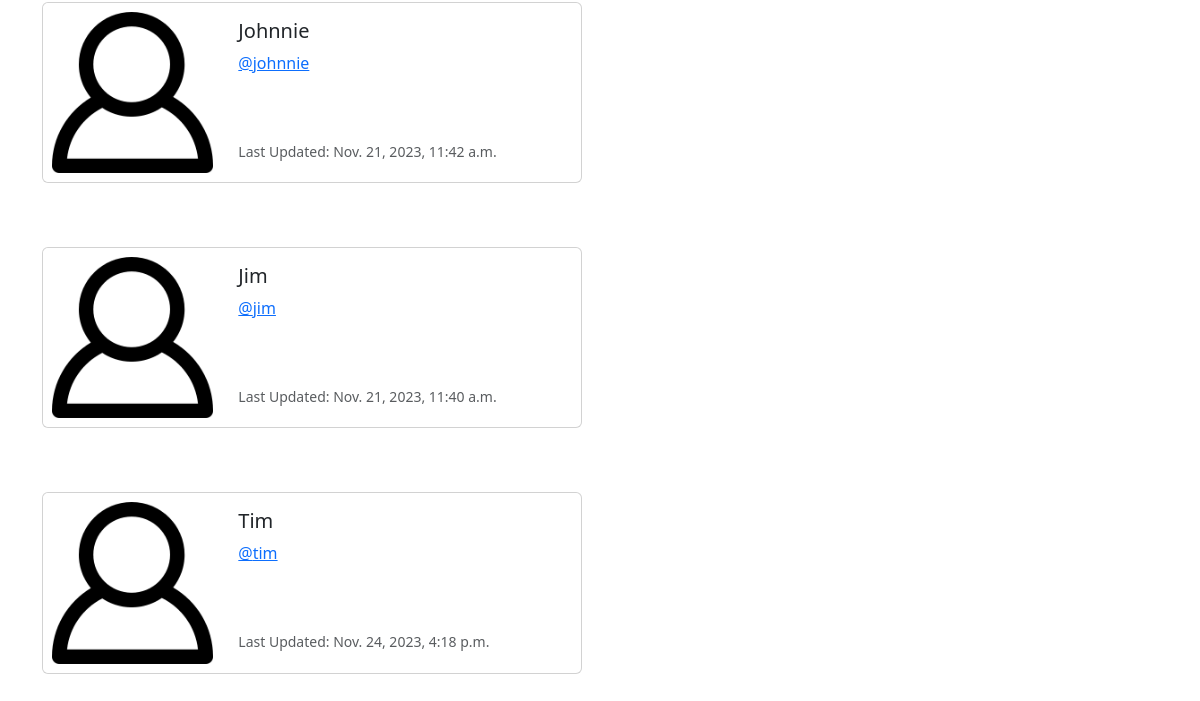
The app's page /profile_list/ (signed in, lower part), older data.
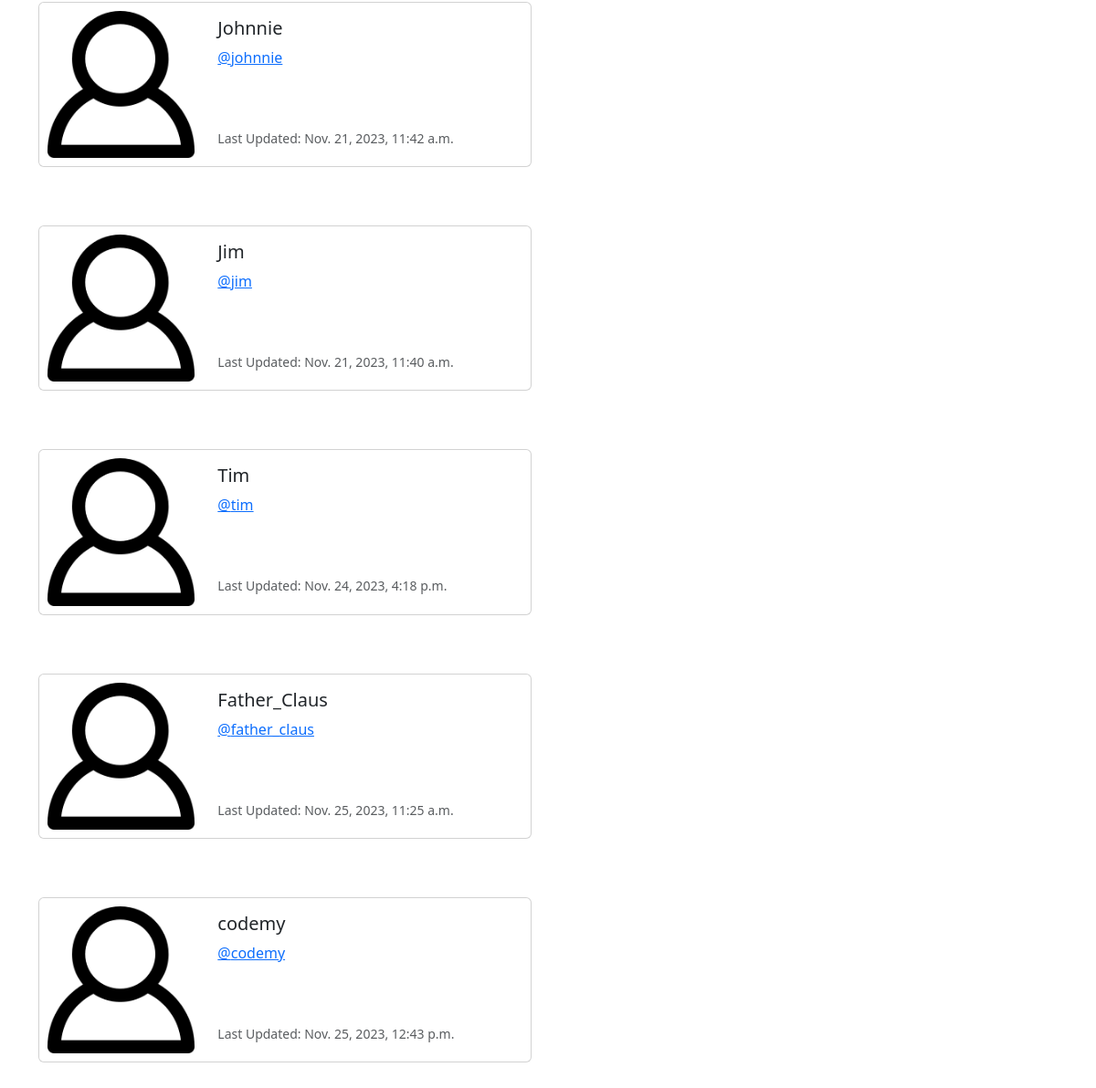
The same page, newer data.
### musker/models.py (models this page shows, shortened)
class Profile(models.Model):
    user = models.OneToOneField(User, on_delete=models.CASCADE)
    follows = models.ManyToManyField('self', related_name='followed_by', symmetrical=False, blank=True)
    date_modified = models.DateTimeField(User, auto_now=True)
    profile_image = models.ImageField(null=True, blank=True, upload_to='images/')

### musker/views.py (the view)
# urls.py: path('profile_list/', views.profile_list, name='profile_list'),
def profile_list(request):
	if request.user.is_authenticated:
		profiles = Profile.objects.exclude(user=request.user)
		return render(request, 'profile_list.html', {"profiles":profiles})
	else:
		messages.success(request, ("You Must Be Logged In To View This Page..."))
		return redirect('home')

### musker/templates/profile_list.html (shortened to what this page needs)
{% extends 'base.html' %}
{% load static %}
{% block content %}
    <br/>
    {% if profiles %}
        {% for profile in profiles %}
            <div class="card mb-3" style="max-width: 540px;">
                <div class="row g-0">
                <div class="col-md-4">
                    <img src="{% static 'images/default_profile_pic.png' %}" class="img-fluid rounded-start" alt="Profile Image">
                </div>
                <div class="col-md-8">
                    <div class="card-body">
                    <h5 class="card-title">{{ profile.user.username }}</h5>
                    <p class="card-text"><a href="{% url 'profile' profile.user.id %}">@{{ profile.user.username | lower }}</a></p>
                    <br/><br/>
                    <p class="card-text"><small class="text-body-secondary">Last Updated: {{ profile.date_modified }}</small></p>
                    </div>
                </div>
                </div>
            </div>
            <br/><br/>
        {% endfor %}
    {% endif %}
{% endblock %}

Row changes from the older to the newer data that the page shows:
added Profile: user.username "Father_Claus", user.username "father_claus", date_modified "Nov. 25, 2023, 11:25 a.m."
added Profile: user.username "codemy", date_modified "Nov. 25, 2023, 12:43 p.m."
